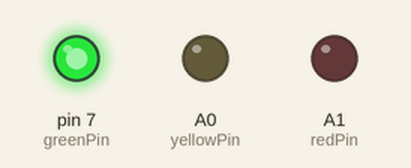
A sketch run on a simulated Arduino Uno, built with avr-gcc and run on an emulated ATmega328P. On the bench: output pins drawn as LEDs (lit = HIGH).

Above: at 2.5 s.
At 6.2 s:
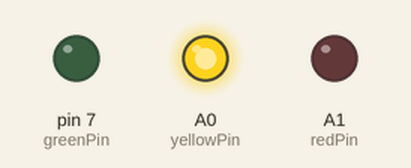
At 7.7 s:
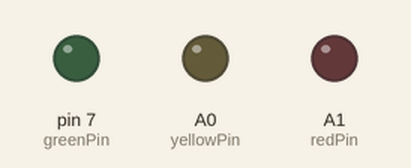
At 10.5 s:
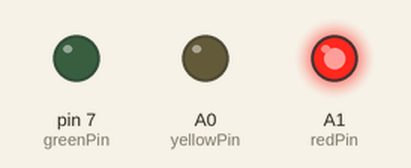
Timing chart, 0 to 16.9 s (numbered marks = the images above):
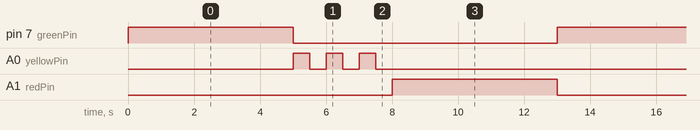

Measured:
- by itself, pin 7 (greenPin), A1 (redPin): alternates HIGH for 5.0 s and LOW for 8.0 s
- by itself, A0 (yellowPin): repeats every 13.0 s: 2 × (LOW 0.50 s, HIGH 0.50 s), LOW 10.5 s, HIGH 0.50 s
- by itself, everything shown: repeats every 13.0 s, in 9 steps

The sketch:

Traffic_Light.ino
```cpp
/*
 * 名称   : Traffic_Light
 * 功能   : 模拟交通灯
 * 作者   : http://www.keyes-robot.com/
*/
int redPin = A1;      // 红色LED连接A1
int yellowPin = A0;   // 黄色LED连接到A0
int greenPin = 7;    // 绿色LED连接D7

void setup() {
  //LED接口设置为输出模式
  pinMode(greenPin, OUTPUT);
  pinMode(yellowPin, OUTPUT);
  pinMode(redPin, OUTPUT);
}

void loop() {
  digitalWrite(greenPin, HIGH);   //点亮绿色LED
  delay(5000);   //延迟5秒
  digitalWrite(greenPin, LOW);   //关闭绿色LED
  for (int i = 1; i <= 3; i = i + 1) {    //循环三次
    digitalWrite(yellowPin, HIGH);   //点亮黄色LED
    delay(500);   //延迟0.5秒
    digitalWrite(yellowPin, LOW);   //关闭黄色LED
    delay(500);   //延迟0.5秒
  }
  digitalWrite(redPin, HIGH);   //点亮红色LED
  delay(5000);  //延迟5秒
  digitalWrite(redPin, LOW);   //关闭红色LED
}
```
